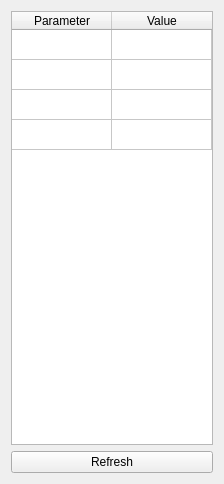
<?xml version="1.0" encoding="UTF-8"?>
<ui version="4.0">
 <class>mainWindow</class>
 <widget class="QWidget" name="mainWindow">
  <property name="geometry">
   <rect>
    <x>0</x>
    <y>0</y>
    <width>224</width>
    <height>484</height>
   </rect>
  </property>
  <property name="windowTitle">
   <string>Geometry Stats</string>
  </property>
  <layout class="QVBoxLayout" name="verticalLayout">
   <item>
    <widget class="QTableWidget" name="table">
     <attribute name="horizontalHeaderVisible">
      <bool>true</bool>
     </attribute>
     <attribute name="horizontalHeaderStretchLastSection">
      <bool>true</bool>
     </attribute>
     <attribute name="verticalHeaderVisible">
      <bool>false</bool>
     </attribute>
     <row>
      <property name="text">
       <string>New Row</string>
      </property>
     </row>
     <row>
      <property name="text">
       <string>1</string>
      </property>
     </row>
     <row>
      <property name="text">
       <string>2</string>
      </property>
     </row>
     <row>
      <property name="text">
       <string>4</string>
      </property>
     </row>
     <column>
      <property name="text">
       <string>Parameter</string>
      </property>
     </column>
     <column>
      <property name="text">
       <string>Value</string>
      </property>
     </column>
    </widget>
   </item>
   <item>
    <widget class="QPushButton" name="btn_refresh">
     <property name="text">
      <string>Refresh</string>
     </property>
    </widget>
   </item>
  </layout>
 </widget>
 <resources/>
 <connections/>
</ui>
